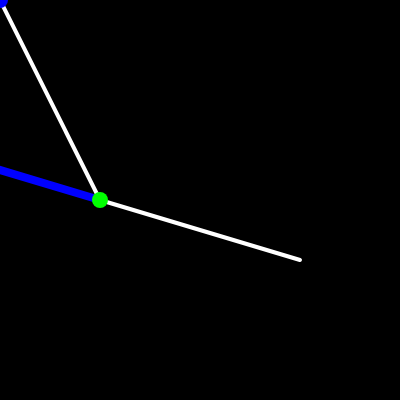
Frame 1 (no input)
Frame 60 (no input): identical to frame 1, image omitted
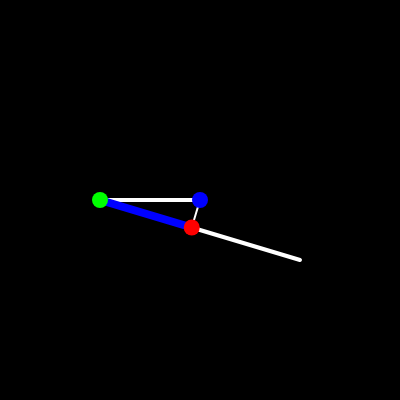
Frame 120 (the mouse pressed at the canvas centre since frame 60)

The p5.js sketch that drew these frames (run headless with seeded random() and noise() and a simulated clock; from frame 60 on, the mouse is pressed at the canvas centre):

// p5.js sketch
// ── sketch.js
 let path;

function setup() {
    createCanvas(400, 400);
    a = createVector(100,-60);
    path = createVector(200,60);

}

function vectorProjection(a, path){
    let bCopy = path.copy().normalize();
    let sp = a.dot(bCopy);
    bCopy.mult(sp);
    return bCopy;
}



function draw() {
    background(0);
    strokeWeight(4);
    stroke(255);

    let pos = createVector(100,200);
    let mouse = createVector(mouseX, mouseY);
    let a = p5.Vector.sub(mouse, pos);


    line(pos.x, pos.y, pos.x + a.x, pos.y + a.y);
    line(pos.x, pos.y, pos.x + path.x, pos.y + path.y);

    let vp = vectorProjection(a,path);
    strokeWeight(8);
    stroke(0,0,255);
    line(pos.x, pos.y, pos.x + vp.x, pos.y + vp.y);


    //normal line
    stroke(255);
    strokeWeight(2);
    line(vp.x + pos.x, vp.y + pos.y, mouse.x, mouse.y);

    //end of scalar projection
    fill(255,0,0);
    noStroke();
    circle(vp.x + pos.x, vp.y + pos.y, 16);

    //top of hypotenuse
    fill(0,0, 255);
    circle(mouse.x, mouse.y, 16);

    // vertex, hyp/adj
    noStroke();
    fill(0,255,0);
    circle(pos.x,pos.y, 16);
}
